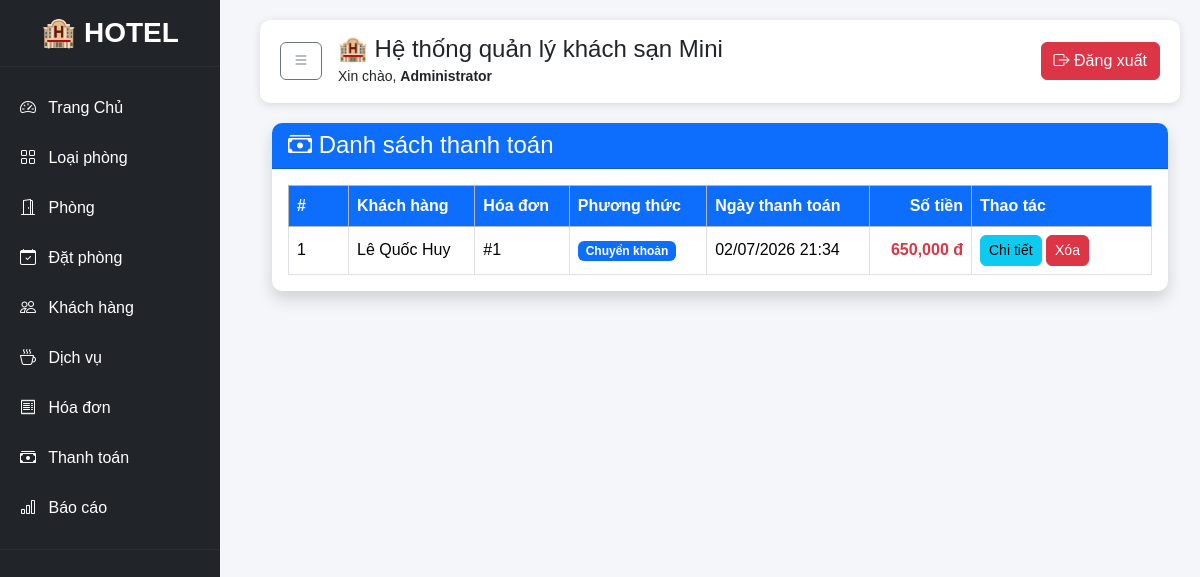
The page /modules/payments/index.php (signed in) on the database its author committed.
### tables this page shows
CREATE TABLE payments (
    payment_id INT AUTO_INCREMENT PRIMARY KEY,
    invoice_id INT NOT NULL,

    payment_method ENUM(
        'Tiền mặt',
        'Chuyển khoản',
        'Momo'
    ),

    payment_date DATETIME DEFAULT CURRENT_TIMESTAMP,
    amount INT NOT NULL,

    FOREIGN KEY (invoice_id)
    REFERENCES invoices(invoice_id)
);

CREATE TABLE customers (
    customer_id INT AUTO_INCREMENT PRIMARY KEY,
    full_name VARCHAR(100) NOT NULL,
    gender ENUM('Nam', 'Nữ', 'Khác'),
    phone VARCHAR(15),
    email VARCHAR(100),
    id_card VARCHAR(20),
    address TEXT,
    created_at DATETIME DEFAULT CURRENT_TIMESTAMP
);

CREATE TABLE invoices (
    invoice_id INT AUTO_INCREMENT PRIMARY KEY,
    booking_id INT NOT NULL,
    invoice_date DATETIME DEFAULT CURRENT_TIMESTAMP,
    
    room_total INT DEFAULT 0,
    service_total INT DEFAULT 0,
    total_amount INT DEFAULT 0,

    FOREIGN KEY (booking_id)
    REFERENCES bookings(booking_id)
);

### modules/payments/index.php (the view, shortened to what this page needs)
<?php
    include '../../config/database.php';
    include '../../includes/header.php';
    $conn = $conn;
    $sql = "SELECT
                p.payment_id,
                p.payment_method,
                p.payment_date,
                p.amount,
                i.invoice_id,
                b.booking_id,
                c.full_name
            FROM payments p
            JOIN invoices i ON p.invoice_id = i.invoice_id
            JOIN bookings b ON i.booking_id = b.booking_id
            JOIN customers c ON b.customer_id = c.customer_id
            ORDER BY p.payment_date DESC";
    $result = mysqli_query($conn, $sql);
?>
<div class="container-fluid">
    <div class="card shadow">
        <div class="card-header bg-primary text-white d-flex justify-content-between align-items-center">
            <h4 class="mb-0">
                <i class="bi bi-cash-stack"></i>
                Danh sách thanh toán
            </h4>
        </div>
        <div class="card-body">
            <div class="table-responsive">
                <table class="table table-bordered table-hover align-middle">
                    <thead class="table-secondary">
                        <tr>
                            <th width="60">#</th>
                            <th>Khách hàng</th>
                            <th>Hóa đơn</th>
                            <th>Phương thức</th>
                            <th>Ngày thanh toán</th>
                            <th class="text-end">Số tiền</th>
                            <th width="180">Thao tác</th>
                        </tr>
                    </thead>
                    <tbody>
                        <?php
                        $stt = 1;
                        while($row = mysqli_fetch_assoc($result)) {
                        ?>
                            <tr>
                                <td><?= $stt++ ?></td>
                                <td><?= htmlspecialchars($row['full_name']) ?></td>
                                <td>#<?= $row['invoice_id'] ?></td>
                                <td>
                                    <?php
                                        switch($row['payment_method']) {
                                            case 'Chuyển khoản':
                                                echo "<span class='badge bg-primary'>Chuyển khoản</span>";
                                                break;
                                        }
                                    ?>
                                </td>
                                <td>
                                    <?= date("d/m/Y H:i", strtotime($row['payment_date'])) ?>
                                </td>
                                <td class="text-end fw-bold text-danger">
                                    <?= number_format($row['amount']) ?> đ
                                </td>
                                <td>
                                    <a href="detail.php?id=<?= $row['payment_id'] ?>"
                                    class="btn btn-info btn-sm">
                                        <i class="fa fa-eye"></i> Chi tiết
                                    </a>
                                    <a href="delete.php?id=<?= $row['payment_id'] ?>"
                                    class="btn btn-danger btn-sm"
                                    onclick="return confirm('Bạn có chắc muốn xóa?')">
                                        <i class="fa fa-trash"></i> Xóa
                                    </a>
                                </td>
                            </tr>
                        <?php } ?>
                    </tbody>
                </table>
            </div>
        </div>
    </div>
</div>
<?php include __DIR__ .'/../../includes/footer.php'; ?>

### assets/css/header.css (style rules this page uses)
body { margin:0; background:#f4f6f9; font-family:Arial, Helvetica, sans-serif; overflow-x:hidden; }
.card { border:none; border-radius:10px; overflow:hidden; box-shadow:0 2px 8px rgba(0,0,0,.12); }
.table { margin-bottom:0; }
.table thead th { background:#0d6efd; color:white; }
.table td, .table th { vertical-align:middle; }
.table-responsive { overflow-x:auto; }
.btn { border-radius:6px; }

### rows shown on the page
payments: customers.full_name "Lê Quốc Huy", invoice.invoice_id "1", payment_method "Chuyển khoản", payment_date "02/07/2026 21:34", amount "650,000"

### other values the page prints
$_SESSION['full_name'] "Administrator"
